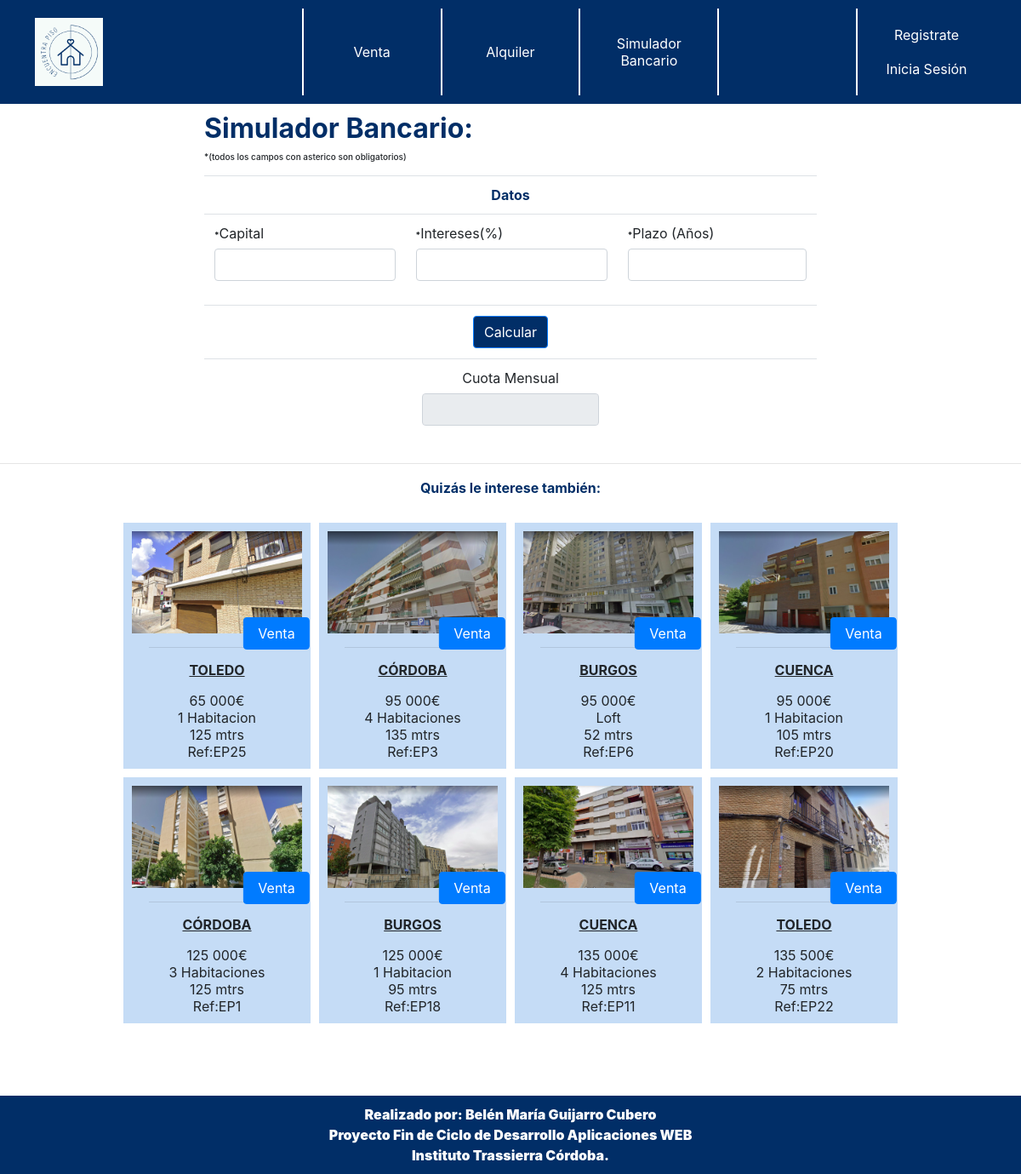
The page /simulador/ on the database its author committed.
### applications/operaciones/models.py (models this page shows, shortened)
class Oferta(models.Model):
	inmueble= models.ForeignKey("inmuebles.Inmueble", verbose_name=("Inmueble"),on_delete=models.CASCADE)
	vendedor=models.ForeignKey("administracion.Trabajador", verbose_name=("trabajador"),on_delete=models.SET_NULL, blank=True,null=True)
	precio=models.DecimalField('Precio', max_digits=13, decimal_places=6)
	descuento=models.DecimalField('Descuento', max_digits=5, decimal_places=2, default=0)
	tipo=models.CharField("tipo",max_length=1)
	activa=models.BooleanField('Activo', default=True)
	updated_at = models.DateTimeField(auto_now_add=True, null=True)
	created_at = models.DateTimeField(auto_now_add=True, null=True)

### applications/inmuebles/models.py (models this page shows, shortened)
class Inmueble(models.Model):
	PROVINCE_CHOICES =(
		('01', 'Alaba'), ('02', 'Albacete'), ('03', 'Alicante'),
		('04', 'Almería'), ('05', 'Ávila'), ('06', 'Badajoz'),
		('07', 'Islas Baleares'), ('08', 'Barcelona'), ('09', 'Burgos'),
		('10', 'Cáceres'), ('11', 'Cádiz'), ('12', 'Castellón'),
		('13', 'Ciudad Real'), ('14', 'Córdoba'), ('15', 'A Coruña'),
		('16', 'Cuenca'), ('17', 'Girona'), ('18', 'Granada'),
		('19', 'Guadalajara'), ('20', 'Guipúzcoa'), ('21', 'Huelva'),
		('22', 'Huesca'), ('23', 'Jaén'), ('24', 'León'),
		('25', 'Lleida'), ('26', 'La Rioja'), ('27', 'Lugo'),
		('28', 'Madrid'), ('29', 'Málaga'), ('30', 'Murcia'),
		('31', 'Navarra'), ('32', 'Ourense'), ('33', 'Asturias'),
		('34', 'Palencia'), ('35', 'Las Palmas'), ('36', 'Pontevedra'),
		('37', 'Salamanca'), ('38', 'Santa Cruz de Tenerife'), ('39', 'Cantabria'),
		('40', 'Segovia'), ('41', 'Sevilla'), ('42', 'Soria'),
		('43', 'Tarragona'), ('44', 'Teruel'), ('45', 'Toledo'),
		('46', 'Valencia'), ('47', 'Valladolid'), ('48', 'Vizcaya'),
		('49', 'Zamora'), ('50', 'Zaragoza'), ('51', 'Ceuta'), ('52', 'Melilla')
		)
	HABITACIONES_CHOICES=(
        ('0', 'Loft'),
        ('1', '1 Habitacion'),
        ('2', '2 Habitaciones'),
        ('3', '3 Habitaciones'),
        ('4', '4 Habitaciones'),
        ('5', '5 Habitaciones'),
        ('6', 'Más de 5'),
        )
	ORIENTACION_CHOICES=(
	 	('1', '(N) Norte'),
        ('2', '(NO) Noreste'),
        ('3', '(E) Este'),
        ('4', '(SE) Sureste'),
        ('5', '(S) Sur'),
        ('6', '(SO) Suroeste'),
        ('7', '(O) Oeste'),
        ('8', '(NO) Noroeste'),
	 	)
	propietario= models.ForeignKey("administracion.Propietario", verbose_name="propietario",on_delete=models.CASCADE )
	direccion= models.CharField('Direccion', max_length=200)
	localizacion= models.CharField('Localización', max_length=2, choices=PROVINCE_CHOICES)
	codigo_postal= models.IntegerField('CP',)
	metros=models.IntegerField('Metros',)
	habitacion=models.CharField('Habitación', max_length=1, choices=HABITACIONES_CHOICES)
	planta=models.IntegerField('Planta',)
	wc=models.IntegerField('Baños',)
	orientacion=models.CharField('Orientación', max_length=1, choices=ORIENTACION_CHOICES)
	construccion=models.IntegerField('Año Construcción',)
	comunidad=models.DecimalField('Precio Comunidad', max_digits=6, decimal_places=2)
	ascensor=models.BooleanField('Ascensor', default=False)
	terraza=models.BooleanField('Terraza', default=False)
	patio=models.BooleanField('Patio', default=False)
	observacion= models.CharField('Observacion', max_length=1024)
	imagenPrincipal= models.ImageField("ImagenPrincipal",upload_to="imagenes/")
	imagen1=models.ImageField("imagen1",upload_to="imagenes/",default="imagenes/pordefecto.png",blank=True, null=True)
	imagen2=models.ImageField("imagen2",upload_to="imagenes/",default="imagenes/pordefecto.png",blank=True, null=True)
	imagen3=models.ImageField("imagen3",upload_to="imagenes/",default="imagenes/pordefecto.png",blank=True, null=True)
	imagen4=models.ImageField("imagen4",upload_to="imagenes/",default="imagenes/pordefecto.png",blank=True, null=True)
	activo=models.BooleanField('Activo', default=True)
	created_at = models.DateTimeField(auto_now_add=True, null=True)
	updated_at = models.DateTimeField(auto_now_add=True, null=True)
	class Meta:
		ordering = ["localizacion","direccion"]

### applications/operaciones/views.py (the view, shortened to what this page needs)
# urls.py: path('simulador/',views.Simulador.as_view(),name="Simulador"),
class Simulador(View):
    def get(self, request):
        clientes=Cliente.objects.all()
        trabajadores=Trabajador.objects.all()
        oportunidades= Oferta.objects.all().filter(activa=True).filter(tipo=2).order_by("precio")[:8]
        return render(request,"simulador.html",{"oportunidades":oportunidades,"clientes":clientes,"trabajadores":trabajadores})

### templates/simulador.html (shortened to what this page needs)
{% extends "base.html" %}
{% load static %}
{% load humanize %}
{% block head %}
{% include 'cabecera.html' %}
{% endblock head %}
{% block content %}
<div style="width:60%; margin:auto">
    <form action="" enctype="multipart/form-data" method="POST">
        <h2><b>Simulador Bancario:</b></h2>
        <h1 style="font-size:10">*(todos los campos con asterico son obligatorios)</h1>
        <table  class="table">
            <tr>
                <td colspan="3"style="text-align:center;">
                    <b style="color:#012e67">Datos</b>
                </td>
            </tr>
            <tr>
                <td>
                    <div class="form-group">
                        <label><b style="font-size:10">*</b>Capital</label>
                        <input type="number"  class="form-control" name="capital" id="capital"placeholder="{{respuesta.capital}}">
                    </div>
                </td>
                <td>
                    <div class="form-group">
                        <label><b style="font-size:10">*</b>Intereses(%)</label>
                        <input type="number"  step="0.01"class="form-control" name="intereses" id="intereses" placeholder="{{respuesta.interes}}">
                    </div>
                </td>
                <td>
                    <div class="form-group">
                        <label><b style="font-size:10">*</b>Plazo (Años)</label>
                        <input type="number"  class="form-control" id="años" name="plazo" placeholder="{{respuesta.plazo}}">
                    </div>
                </td>
            </tr>
            <tr>
                <p style="text-align:center; color:red; font-size:10">{{error}}
                <td colspan="3"style="text-align:center">
                     <button type="submit" class="btn btn-primary"id="calcular"style="background-color: #012e67">Calcular</button>
                </td>
            </tr>
            <tr>
                <td colspan="3">
                    <center>
                        <div style="width:30%">
                            <div class="form-group">
                                <label>Cuota Mensual</label>
                                <input class="form-control" name="plazo" placeholder="{{cuota|floatformat:2|intcomma}}" disabled style="text-align:center">
                            </div>
                    </center>
                </td>
            </tr>
        </table>
    </form>
</div>
<hr/>
<div style="text-align:center">
    <b style="color:#012e67">Quizás le interese también:<b/><br/><br/>
</div>
<table style="margin:auto;"width="75%">
    <tr>
        {% for o in oportunidades%}
        <td width="20%" align="center" style="padding:5px">
            <div id="ficha" style="background-color:#c5dcf6; padding:10px 10px">
                <div id="foto">
                    <a href="{% url 'app_inmuebles:Info' o.id %}"class="text-decoration-none">
                        <img src={{o.inmueble.imagenPrincipal.url}} width="200px">
                        {% if o.tipo == "1" %}
                        <button class="btn btn-primary">Alquiler</button>
                        {% else %}
                        <button class="btn btn-primary">&nbsp;Venta&nbsp;</button>
                        {% endif %}
                    </a>
                </div>
                <div>
                    <hr style="width:80%;" />
                    <p stytle="font-weight:bold;padding-button:15px"><u><b>{{o.inmueble.get_localizacion_display|upper}}</b></u>
                    </p>
                    {{o.precio|floatformat:0|intcomma }}€<br/>
                    {{o.inmueble.get_habitacion_display}}<br/>
                    {{o.inmueble.metros}} mtrs<br/>
                    Ref:EP{{o.id}}
                </div>
            </div>
        </td>
        {% if forloop.counter|divisibleby:"4" %}
        </tr>
        <tr>
        {% endif %}
        {% endfor %}
    </tr>
</table>
{% endblock content %}

### encuentrapiso/static/css/estilos.css (style rules this page uses)
h2 { color:#012e67; padding-top:10px; }
#foto { position:relative; display:inline-block; }
#foto button { position: absolute; top: 100%; left: 85%; transform: translate(-50%, -50%); }

### rows shown on the page
Oferta: inmueble.imagenPrincipal (picture), tipo "Venta", inmueble.localizacion "TOLEDO", precio "65 000", inmueble.habitacion "1 Habitacion", inmueble.metros "125", id "25"
Oferta: inmueble.imagenPrincipal (picture), tipo "Venta", inmueble.localizacion "CÓRDOBA", precio "95 000", inmueble.habitacion "4 Habitaciones", inmueble.metros "135", id "3"
Oferta: inmueble.imagenPrincipal (picture), tipo "Venta", inmueble.localizacion "BURGOS", precio "95 000", inmueble.habitacion "Loft", inmueble.metros "52", id "6"
Oferta: inmueble.imagenPrincipal (picture), tipo "Venta", inmueble.localizacion "CUENCA", precio "95 000", inmueble.habitacion "1 Habitacion", inmueble.metros "105", id "20"
Oferta: inmueble.imagenPrincipal (picture), tipo "Venta", inmueble.localizacion "CÓRDOBA", precio "125 000", inmueble.habitacion "3 Habitaciones", inmueble.metros "125", id "1"
Oferta: inmueble.imagenPrincipal (picture), tipo "Venta", inmueble.localizacion "BURGOS", precio "125 000", inmueble.habitacion "1 Habitacion", inmueble.metros "95", id "18"
Oferta: inmueble.imagenPrincipal (picture), tipo "Venta", inmueble.localizacion "CUENCA", precio "135 000", inmueble.habitacion "4 Habitaciones", inmueble.metros "125", id "11"
Oferta: inmueble.imagenPrincipal (picture), tipo "Venta", inmueble.localizacion "TOLEDO", precio "135 500", inmueble.habitacion "2 Habitaciones", inmueble.metros "75", id "22"
